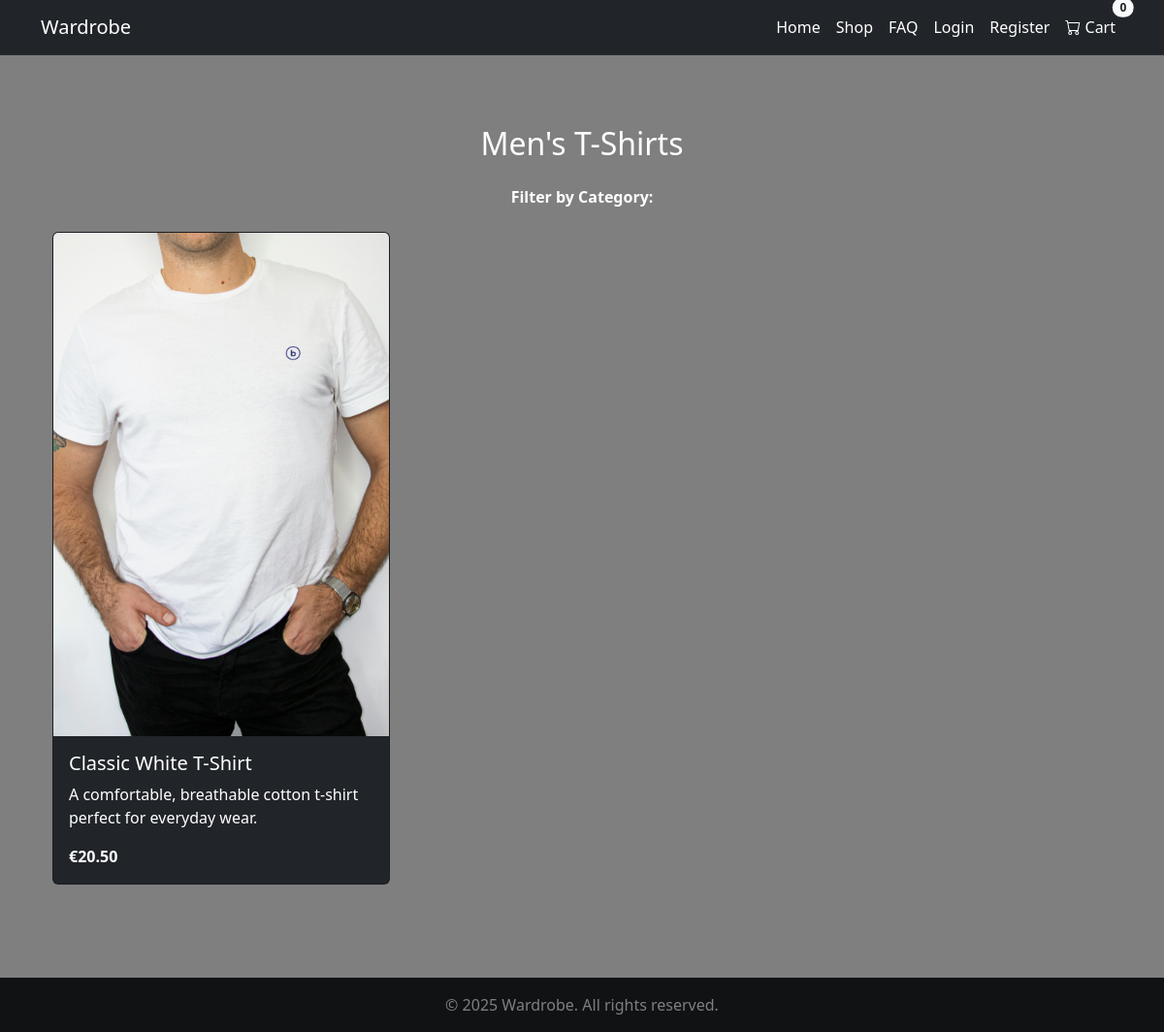
/shop/men/t-shirts/, run on the app's committed database.
### products/models.py (models this page shows, shortened)
class Category(models.Model):
    name = models.CharField(max_length=100)
    gender = models.CharField(
        max_length=10,
        choices=[('men', 'Men'), ('women', 'Women')],
        default='men'
    )
    slug = models.SlugField(unique=True)
    class Meta:
        verbose_name_plural = 'Categories'

class Product(models.Model):
    GENDER_CHOICES = [
        ('men', 'Men'),
        ('women', 'Women'),
    ]
    name = models.CharField(max_length=100)
    category = models.ForeignKey(Category, on_delete=models.CASCADE)
    description = models.TextField(blank=True)
    price = models.DecimalField(max_digits=6, decimal_places=2)
    image = models.ImageField(upload_to='products/')
    is_available = models.BooleanField(default=True)
    gender = models.CharField(max_length=10, choices=GENDER_CHOICES)
    sizes = models.ManyToManyField(Size, blank=True)
    created_at = models.DateTimeField(auto_now_add=True)

### wardrobeapp/views.py (the view)
# urls.py: path('shop/<str:gender>/<slug:category_slug>/', views.products_by_category, name='products_by_category'),
def products_by_category(request, gender, category_slug):
    category = get_object_or_404(Category, slug=category_slug)
    products = Product.objects.filter(category=category, gender=gender, is_available=True)
    return render(request, 'products/products_by_category.html', {
        'category': category,
        'gender': gender,
        'products': products
    })

### cart/cart.py (called while the page is built)
    def _load_cart_data(self):
        cart = self.session.get(settings.CART_SESSION_ID, {})
        return cart if isinstance(cart, dict) else {}

    def __len__(self):
        return sum(item.get('quantity', 0) for item in self.cart.values())

### cart/context_processors.py (called while the page is built)
def cart_context(request):
    cart = Cart(request)
    return {
        'cart': cart,
        'cart_item_count': len(cart),
    }

### wardrobeapp/context_processors.py (called while the page is built)
def stripe_public_key(request):
    return {
        'STRIPE_PUBLIC_KEY': settings.STRIPE_PUBLIC_KEY
    }

### wardrobeapp/templates/products/products_by_category.html (shortened to what this page needs)
{% extends "base.html" %}
{% block content %}
<div class="container py-5 text-white">
    <h2 class="text-center mb-4">{{ gender|title }}'s {{ category.name|title }}</h2>
    <div class="mb-4 text-center">
        <strong>Filter by Category:</strong>
    </div>
    {% if products %}
        <div class="row">
            {% for product in products %}
                <div class="col-md-4 mb-4">
                    <div class="card h-100 bg-dark text-white">
                        <a href="{% url 'product_detail' product.pk %}">
                            {% if product.image %}
                                <img src="{{ product.image.url }}" class="card-img-top" alt="{{ product.name }}">
                            {% else %}
                                <img src="https://via.placeholder.com/300x200" class="card-img-top" alt="No image">
                            {% endif %}
                        </a>
                        <div class="card-body">
                            <h5 class="card-title">
                                <a href="{% url 'product_detail' product.pk %}" class="text-white text-decoration-none">
                                    {{ product.name }}
                                </a>
                            </h5>
                            <p class="card-text">{{ product.description|truncatewords:15 }}</p>
                            <p class="card-text fw-bold">€{{ product.price }}</p>
                        </div>
                    </div>
                </div>
            {% endfor %}
        </div>
    {% else %}
        <p class="text-center">No products available in this category.</p>
    {% endif %}
</div>
{% endblock %}

### wardrobeapp/static/css/style.css (style rules this page uses)
html, body { margin: 0; padding: 0; height: 100%; width: 100%; font-family: 'Segoe UI', 'Roboto', 'Helvetica Neue', Arial, sans-serif; color: #fff; background: url('https://images.unsplash.com/photo-1489987707025-afc232f7ea0f?q=80&w=1170&auto=format&fit=crop&ixlib=rb-4.1.0') no-repeat center center fixed; background-size: cover; overflow-x: hidden; }
body::before { content: ''; position: fixed; inset: 0; background: rgba(0, 0, 0, 0.5); z-index: 0; }
main, .container, .card, form, section, .row { position: relative; z-index: 1; }

### data on the page
Category: name "T-Shirts"
Product: image (picture), name "Classic White T-Shirt", description "A comfortable, breathable cotton t-shirt perfect for everyday wear.", price "20.50"

### other printed values
{{ cart_item_count|default:0 }} "0"
{{ gender|title }} "Men"
